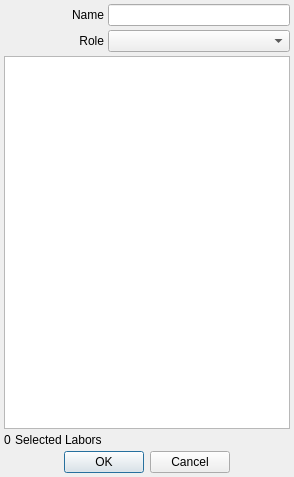
<?xml version="1.0" encoding="UTF-8"?>
<ui version="4.0">
 <class>SuperLaborEditor</class>
 <widget class="QDialog" name="SuperLaborEditor">
  <property name="geometry">
   <rect>
    <x>0</x>
    <y>0</y>
    <width>294</width>
    <height>477</height>
   </rect>
  </property>
  <property name="windowTitle">
   <string>Super Labor</string>
  </property>
  <property name="windowIcon">
   <iconset resource="../images.qrc">
    <normaloff>:/img/hammer.png</normaloff>:/img/hammer.png</iconset>
  </property>
  <layout class="QVBoxLayout" name="verticalLayout">
   <property name="spacing">
    <number>4</number>
   </property>
   <property name="leftMargin">
    <number>4</number>
   </property>
   <property name="topMargin">
    <number>4</number>
   </property>
   <property name="rightMargin">
    <number>4</number>
   </property>
   <property name="bottomMargin">
    <number>4</number>
   </property>
   <item>
    <layout class="QHBoxLayout" name="horizontalLayout" stretch="1,2">
     <item>
      <widget class="QLabel" name="lbl_name">
       <property name="sizePolicy">
        <sizepolicy hsizetype="Expanding" vsizetype="Preferred">
         <horstretch>0</horstretch>
         <verstretch>0</verstretch>
        </sizepolicy>
       </property>
       <property name="minimumSize">
        <size>
         <width>100</width>
         <height>20</height>
        </size>
       </property>
       <property name="maximumSize">
        <size>
         <width>100</width>
         <height>20</height>
        </size>
       </property>
       <property name="text">
        <string>Name</string>
       </property>
       <property name="alignment">
        <set>Qt::AlignRight|Qt::AlignTrailing|Qt::AlignVCenter</set>
       </property>
       <property name="buddy">
        <cstring>name_edit</cstring>
       </property>
      </widget>
     </item>
     <item>
      <widget class="QLineEdit" name="name_edit">
       <property name="minimumSize">
        <size>
         <width>0</width>
         <height>0</height>
        </size>
       </property>
       <property name="maximumSize">
        <size>
         <width>16777215</width>
         <height>16777215</height>
        </size>
       </property>
      </widget>
     </item>
    </layout>
   </item>
   <item>
    <layout class="QHBoxLayout" name="horizontalLayout_5" stretch="1,0">
     <item>
      <widget class="QLabel" name="lbl_roles">
       <property name="minimumSize">
        <size>
         <width>100</width>
         <height>20</height>
        </size>
       </property>
       <property name="maximumSize">
        <size>
         <width>100</width>
         <height>20</height>
        </size>
       </property>
       <property name="text">
        <string>Role</string>
       </property>
       <property name="alignment">
        <set>Qt::AlignRight|Qt::AlignTrailing|Qt::AlignVCenter</set>
       </property>
       <property name="buddy">
        <cstring>name_edit</cstring>
       </property>
      </widget>
     </item>
     <item>
      <widget class="QComboBox" name="cb_roles">
       <property name="sizePolicy">
        <sizepolicy hsizetype="Expanding" vsizetype="Fixed">
         <horstretch>0</horstretch>
         <verstretch>0</verstretch>
        </sizepolicy>
       </property>
       <property name="minimumSize">
        <size>
         <width>0</width>
         <height>0</height>
        </size>
       </property>
       <property name="maximumSize">
        <size>
         <width>16777215</width>
         <height>16777215</height>
        </size>
       </property>
      </widget>
     </item>
    </layout>
   </item>
   <item>
    <widget class="QListWidget" name="labor_list">
     <property name="editTriggers">
      <set>QAbstractItemView::NoEditTriggers</set>
     </property>
     <property name="selectionMode">
      <enum>QAbstractItemView::NoSelection</enum>
     </property>
     <property name="uniformItemSizes">
      <bool>true</bool>
     </property>
     <property name="sortingEnabled">
      <bool>false</bool>
     </property>
    </widget>
   </item>
   <item>
    <layout class="QHBoxLayout" name="horizontalLayout_2" stretch="0,0">
     <item>
      <widget class="QLabel" name="lbl_count">
       <property name="sizePolicy">
        <sizepolicy hsizetype="Minimum" vsizetype="Preferred">
         <horstretch>0</horstretch>
         <verstretch>0</verstretch>
        </sizepolicy>
       </property>
       <property name="minimumSize">
        <size>
         <width>0</width>
         <height>0</height>
        </size>
       </property>
       <property name="maximumSize">
        <size>
         <width>25</width>
         <height>16777215</height>
        </size>
       </property>
       <property name="text">
        <string>0</string>
       </property>
      </widget>
     </item>
     <item>
      <widget class="QLabel" name="lbl_selection_count">
       <property name="sizePolicy">
        <sizepolicy hsizetype="Expanding" vsizetype="Preferred">
         <horstretch>0</horstretch>
         <verstretch>0</verstretch>
        </sizepolicy>
       </property>
       <property name="text">
        <string>Selected Labors</string>
       </property>
      </widget>
     </item>
    </layout>
   </item>
   <item>
    <layout class="QHBoxLayout" name="horizontalLayout_3">
     <item>
      <widget class="QDialogButtonBox" name="buttonBox">
       <property name="orientation">
        <enum>Qt::Horizontal</enum>
       </property>
       <property name="standardButtons">
        <set>QDialogButtonBox::Cancel|QDialogButtonBox::Ok</set>
       </property>
       <property name="centerButtons">
        <bool>true</bool>
       </property>
      </widget>
     </item>
    </layout>
   </item>
  </layout>
 </widget>
 <resources>
  <include location="../images.qrc"/>
 </resources>
 <connections>
  <connection>
   <sender>buttonBox</sender>
   <signal>rejected()</signal>
   <receiver>SuperLaborEditor</receiver>
   <slot>reject()</slot>
   <hints>
    <hint type="sourcelabel">
     <x>146</x>
     <y>455</y>
    </hint>
    <hint type="destinationlabel">
     <x>146</x>
     <y>238</y>
    </hint>
   </hints>
  </connection>
 </connections>
</ui>
